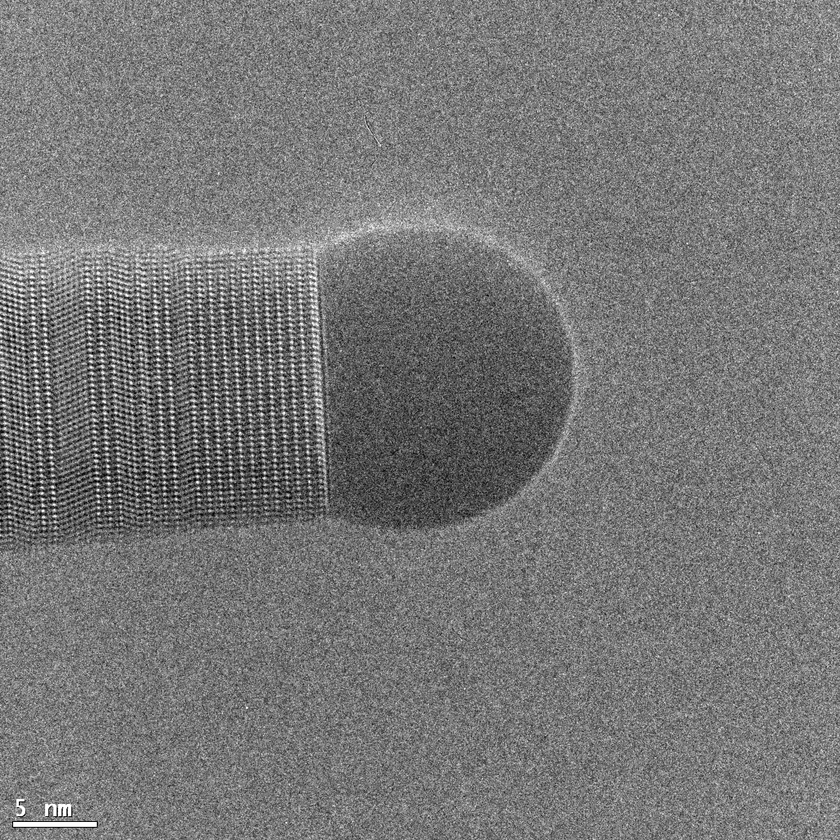
#> input picture prepocessing/labeled_images/000001_test.png, 840 x 840 px, shrunk from 1024 x 1024 before the run; its folder holds only this picture in this run
$ python mask_from_json.py
#> lines starting #> are read from the running program, lines starting #| are printed output that depends on the picture; after the words box and inside, x2 and y2 are one past the last pixel; in counts of white or black regions, pixels touching at a corner belong together
#%%
import json
import os
import numpy as np
import PIL.Image
import cv2

with open("annotations.json", "r") as read_file:
#> (reads prepocessing/annotations.json from the repository)
    data = json.load(read_file)

all_file_names=list(data.keys())

files_in_directory = []
for root, dirs, files in os.walk("labeled_images"):
    for filename in files:
        files_in_directory.append(filename)

for j in range(len(all_file_names)): # for each file
    print(j)
    image_name=data[all_file_names[j]]['filename']
    if image_name in files_in_directory:
         img = np.asarray(PIL.Image.open('labeled_images/'+image_name))
#> img is the input picture: shape (840, 840); min 0, max 255, mean 119
    else:
        continue

    if data[all_file_names[j]]['regions'] != {}:
        #cv2.imwrite('images/%05.0f' % j +'.jpg',img)
        # print(j)
        shape_wire_x = data[all_file_names[j]]['regions'][0]['shape_attributes']['all_points_x']
        shape_wire_y = data[all_file_names[j]]['regions'][0]['shape_attributes']['all_points_y']
        shape_droplet_x = data[all_file_names[j]]['regions'][1]['shape_attributes']['all_points_x']
        shape_droplet_y = data[all_file_names[j]]['regions'][1]['shape_attributes']['all_points_y']

        ab_wire = np.stack((shape_wire_x, shape_wire_y), axis=1)
        ab_droplet = np.stack((shape_droplet_x, shape_droplet_y), axis=1)
        # img2 = cv2.drawContours(img, [ab], -1, (255,255,255), -1)
        mask = np.zeros((img.shape[0],img.shape[1]))
        img1 = cv2.drawContours(mask, [ab_wire], -1, 255, -1)
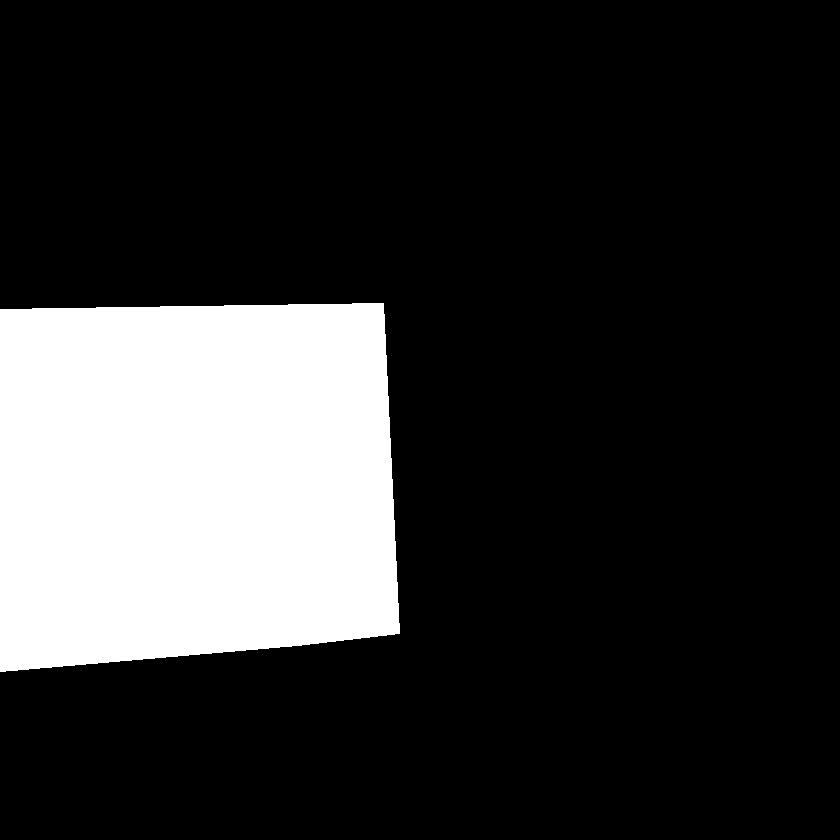
#> mask: shape (840, 840) float64; 19.4% white; 1 white region, box (x1, y1, x2, y2) and area: (0, 303, 400, 672) 136656
        img2 = cv2.drawContours(mask, [ab_droplet], -1, 127, -1)
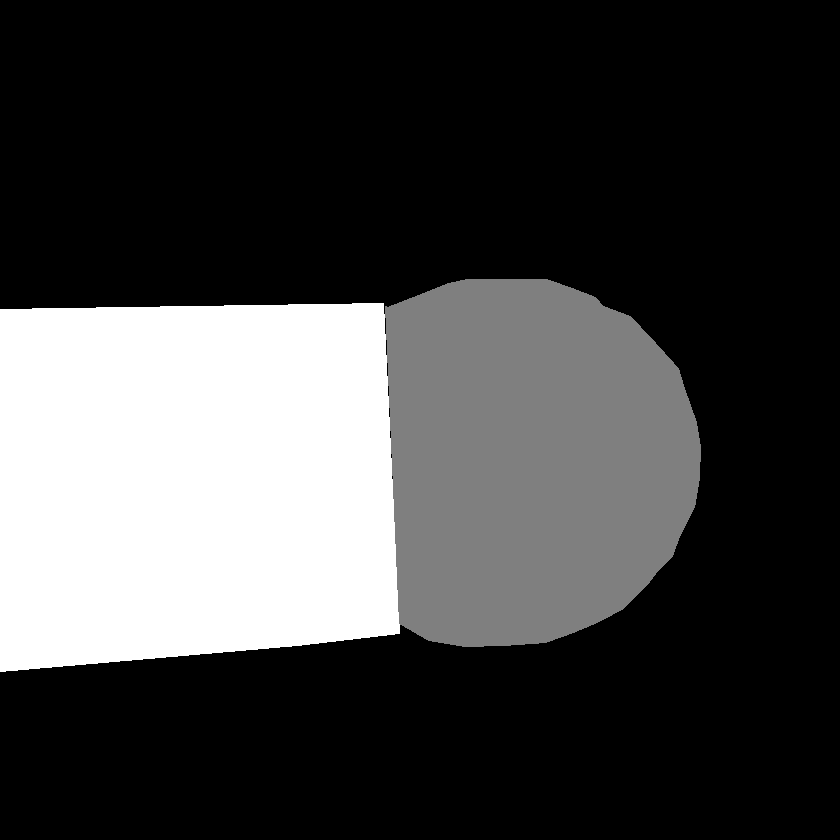
#> mask: shape (840, 840) float64; 13.68% of pixels changed, all inside (x1, y1, x2, y2) = (385, 279, 701, 647)

        cv2.imwrite('binary_masks/'+files_in_directory[j][:-4]+"_mask.png",mask.astype(np.uint8))
